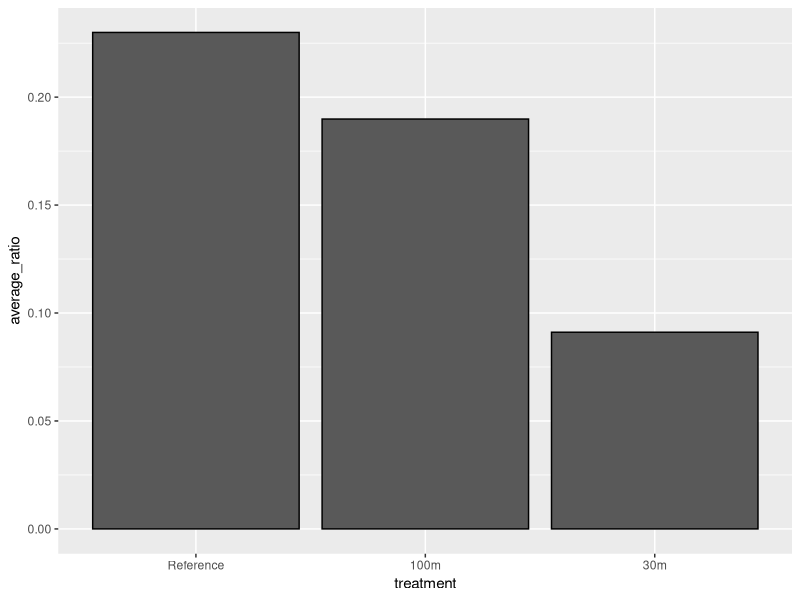

Write the R code that produced this figure.
## ---- chunk 1
library(tidyverse)
library(ggthemes)
library(dplyr)

dryadData <- read.table("Data/veysey-babbitt_data_amphibians.csv", header=TRUE, sep=",", stringsAsFactors = TRUE)

dryData <- filter(dryadData, species == "RASY")

dryestData <- mutate(dryData, ratio = No.recap/count.total.adults)

newData <- dryestData %>%
  group_by(treatment) %>%
  summarize(average_ratio = mean(ratio, na.rm=TRUE))

#in the factor function it reassigns different names for them when specify label and levels specification changes the order 

newData$treatment <- factor(newData$treatment, 
            levels=c("Reference",
                     "100m", "30m"))

# use dplyr to simplify the data set use the filter and mutate function



p <- ggplot(data=newData, aes(x=treatment, y=average_ratio)) + geom_bar(stat="identity", color="black") 
  ylab("Proportion of recaptured wood frogs") +
  scale_x_discrete(labels=c("Reference", "100m", "30m")) +
  theme_few() + scale_fill_grey() + 
  theme(panel.background = element_rect(fill = 'gray94', color = 'black'), legend.position="top",  legend.title= element_blank(), axis.title.y = element_text(size=12, face="bold", colour = "black"), strip.text.y = element_text(size = 10, face="bold", colour = "black")) 
p
